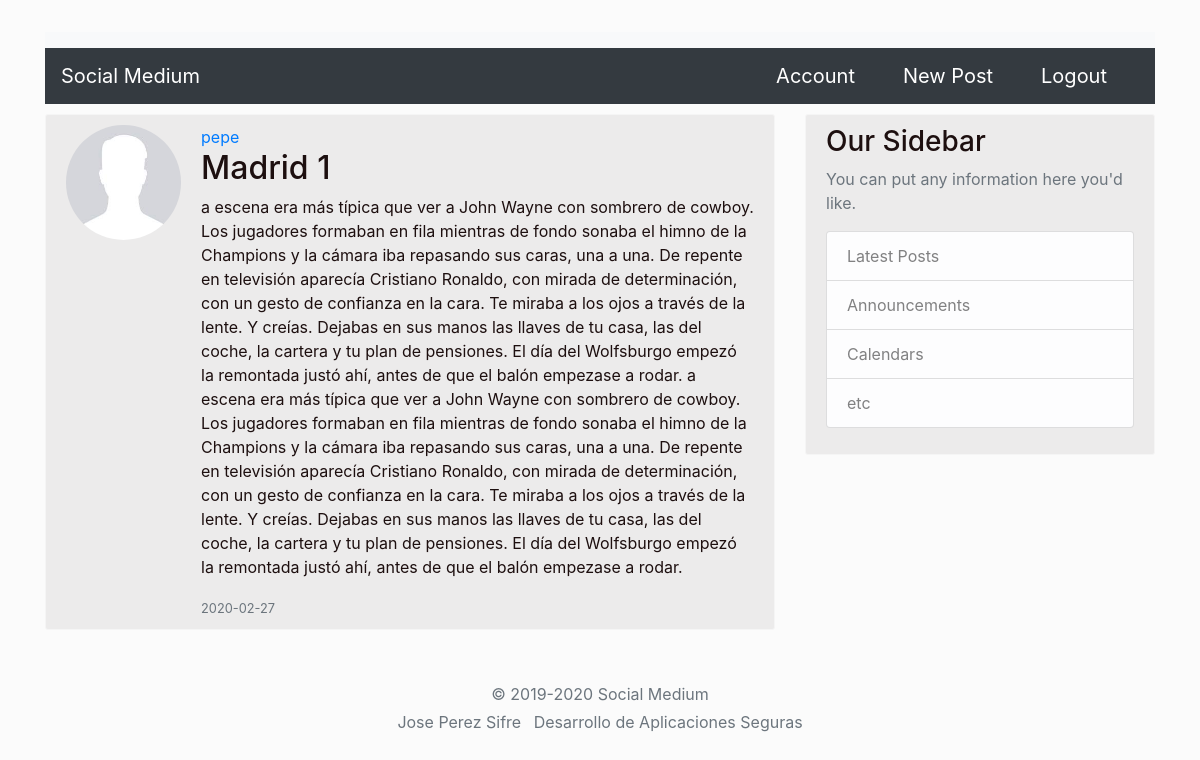
/post/3 (signed in), run on the app's committed database.
### medium/models.py (models this page shows, shortened)
class User(db.Model, UserMixin):
    id = db.Column(db.Integer, primary_key=True)
    username = db.Column(db.String(25), unique=True, nullable=False)
    email = db.Column(db.String(100), unique=True, nullable=False)
    image_file = db.Column(db.String(20), nullable=False, default='default.jpg')
    password = db.Column(db.String(60), nullable=False)
    posts = db.relationship('Post', backref='author', lazy=True)

class Post(db.Model):
    id = db.Column(db.Integer, primary_key=True)
    title = db.Column(db.String(100), nullable=False)
    date_posted = db.Column(db.DateTime, nullable=False, default=datetime.utcnow)
    content = db.Column(db.Text, nullable=False)
    user_id = db.Column(db.Integer, db.ForeignKey('user.id'), nullable=False)

### medium/routes.py (the view)
@app.route("/post/<int:post_id>", methods=['GET'])
@login_required
def post(post_id):
    post = Post.query.get_or_404(post_id)
    return render_template('post.html', title=post.title, post=post)

### medium/models.py (called while the page is built)
@login_manager.user_loader
def load_user(user_id):
    return User.query.get(int(user_id))

### medium/templates/post.html (shortened to what this page needs)
{% extends "base.html" %}
{% block content %}
<article class="media content-section">
    <img class="rounded-circle account-imgSize"
        src="{{ url_for('static', filename='profilePictures/' + post.author.image_file) }}">
    <div class="media-body">
        <div class="article-metadata">
            <a class="mr-2" href="{{ url_for('user_post', username=post.author.username) }}">{{ post.author.username }}</a>
        </div>
        <h2 class="article-title">{{ post.title }}</h2>
        <p class="article-content">{{ post.content }}</p>
        <small class="text-muted">{{ post.date_posted.strftime('%Y-%m-%d') }}</small>
    </div>
</article>
{% endblock content %}

### medium/static/main.css (style rules this page uses)
.content-section { background: #ecebeb; padding: 10px 20px; border: 1px solid #f5f5f5; border-radius: 3px; margin-bottom: 20px; margin-top: 10px; }
body { background-color: #fbfbfb; color: #1d0f0f; margin-top: 2rem; }
.account-imgSize { height: 115px; width: 115px; margin-right: 20px; margin-bottom: 16px; }

### data on the page
User: image_file (placeholder picture), author.username "pepe"
Post: title "Madrid 1", content "a escena era más típica que ver a John Wayne con sombrero de cowboy. Los jugadores formaban en fila mientras de fondo sonaba el himno de la Champions y la cámara iba repasando sus caras, una a una. De repente en televisión aparecía Cristiano Ronaldo, con mirada de determinación, con un gesto de confianza en la cara. Te miraba a los ojos a través de la lente. Y creías. Dejabas en sus manos las llaves de tu casa, las del coche, la cartera y tu plan de pensiones. El día del Wolfsburgo empezó la remontada justó ahí, antes de que el balón empezase a rodar. a escena era más típica que ver a John Wayne con sombrero de cowboy. Los jugadores formaban en fila mientras de fondo sonaba el himno de la…", date_posted "2020-02-27"
